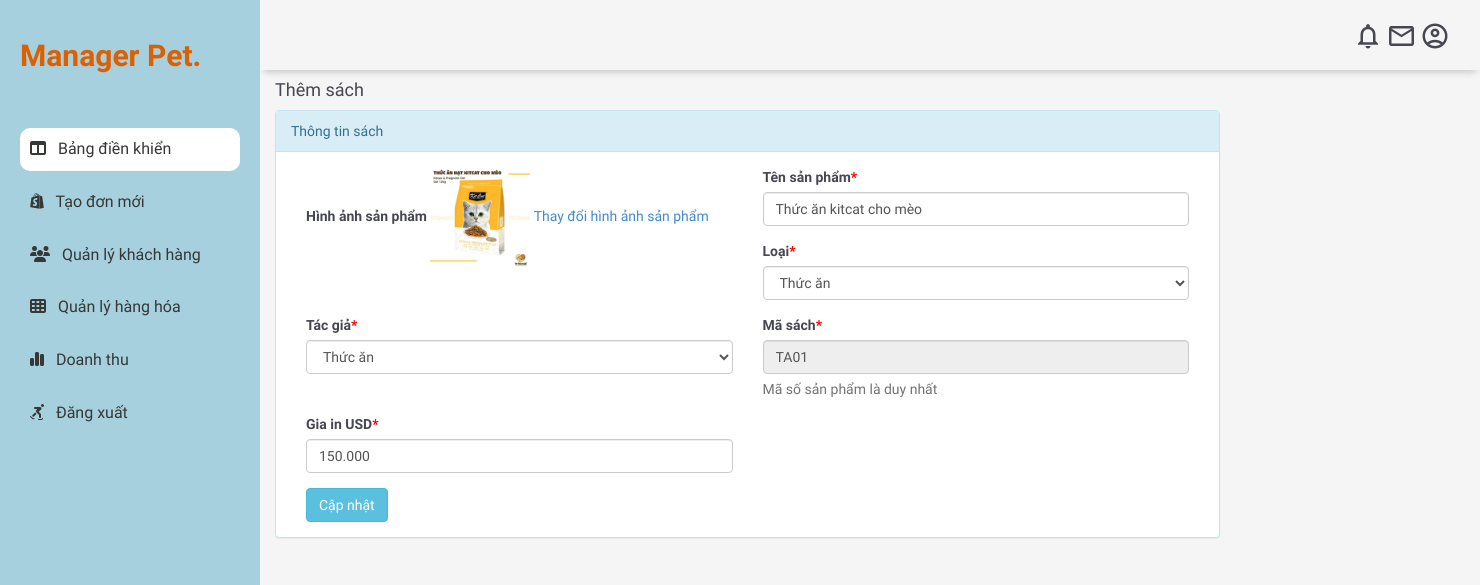
The page /view/suasanpham_ad_view.php?idsp=48 (signed in) on the database its author committed.
### tables this page shows
CREATE TABLE `sanpham` (
  `id` int(11) NOT NULL,
  `TenSP` varchar(255) DEFAULT NULL,
  `CatId` int(11) DEFAULT NULL,
  `IDPhanLoai` int(11) DEFAULT NULL,
  `MaSP` varchar(25) DEFAULT NULL,
  `GiaSP` decimal(10,3) DEFAULT NULL,
  `HinhSP` varchar(250) NOT NULL,
  `DuocPhatHanh` int(1) DEFAULT NULL,
  `NgayDangKi` timestamp NULL DEFAULT current_timestamp(),
  `NgayCapNhat` timestamp NULL DEFAULT NULL ON UPDATE current_timestamp(),
  `MoTa` varchar(255) DEFAULT NULL,
  `SoLuong` int(100) DEFAULT NULL,
  `theloai` varchar(100) DEFAULT NULL,
  `Noibat` int(11) DEFAULT NULL
);

CREATE TABLE `theloai` (
  `id` int(11) NOT NULL,
  `TenTheLoai` varchar(150) DEFAULT NULL,
  `TrangThai` int(1) DEFAULT NULL,
  `NgayTao` timestamp NULL DEFAULT current_timestamp(),
  `NgayCapNhat` timestamp NULL DEFAULT current_timestamp() ON UPDATE current_timestamp()
);

CREATE TABLE `phanloai` (
  `id` int(11) NOT NULL,
  `TenPhanLoai` varchar(159) DEFAULT NULL,
  `NgayTao` timestamp NULL DEFAULT current_timestamp(),
  `NgayCapNhat` timestamp NULL DEFAULT NULL ON UPDATE current_timestamp()
);

### view/suasanpham_ad_view.php (the view, shortened to what this page needs)
<?php
include('../publish/ketnoi.php');
if (strlen($_SESSION['alogin']) == 0) {
    header('location:index.php');
} else {
?>
    <!DOCTYPE html>
    <html>
    <head>
        <link href="../admin/assets/css/bootstrap.css" rel="stylesheet" />
        <link rel="stylesheet" href="https://cdnjs.cloudflare.com/ajax/libs/font-awesome/6.3.0/css/all.min.css">
        <link rel="stylesheet" href="../assets/css/tdh.css">
        </head>
    <body>
    <?php include('../admin/includes/header.php'); ?>
        <div class="content-wrapper">
            <div class="container">
                <div class="row pad-botm">
                    <div class="col-md-8">
                        <h4 class="header-line">Thêm sách</h4>
                    </div>
                </div>
                <div class="row">
                    <div class="col-md10 col-sm-10 col-xs-10">
                        <div class="panel panel-info">
                            <div class="panel-heading">
                            Thông tin sách
                            </div>
                            <div class="panel-body">
                                <form role="form" method="post">
                                    <?php
                                    $idsp = intval($_GET['idsp']);
                                    $sql = "SELECT sanpham.TenSP,theloai.TenTheLoai,theloai.id as cid,phanloai.TenPhanLoai,phanloai.id as athrid,sanpham.MaSP,sanpham.GiaSP,sanpham.id as idsp,sanpham.HinhSP from  sanpham join theloai on theloai.id=sanpham.CatId join phanloai on phanloai.id=sanpham.IDPhanLoai where sanpham.id=:idsp";
                                    $query = $dbh->prepare($sql);
                                    $query->bindParam(':idsp', $idsp, PDO::PARAM_STR);
                                    $query->execute();
                                    $results = $query->fetchAll(PDO::FETCH_OBJ);
                                    if ($query->rowCount() > 0) {
                                        foreach ($results as $result) {               ?>
                                            <div class="col-md-6">
                                                <div class="form-group">
                                                    <label>Hình ảnh sản phẩm</label>
                                                    <img src="../admin/img/<?php echo htmlentities($result->HinhSP); ?>" width="100">
                                                    <a href="suaanhsach.php?idsach=<?php echo htmlentities($result->idsp); ?>">Thay đổi hình ảnh sản phẩm</a>
                                                </div>
                                            </div>
                                            <div class="col-md-6">
                                                <div class="form-group">
                                                    <label>Tên sản phẩm<span style="color:red;">*</span></label>
                                                    <input class="form-control" type="text" name="tensp" value="<?php echo htmlentities($result->TenSP); ?>" required />
                                                </div>
                                            </div>
                                            <div class="col-md-6">
                                                <div class="form-group">
                                                    <label> Loại<span style="color:red;">*</span></label>
                                                    <select class="form-control" name="theloai" required="required">
                                                        <option value="<?php echo htmlentities($result->cid); ?>"> <?php echo htmlentities($catname = $result->TenTheLoai); ?></option>
                                                    </select>
                                                </div>
                                            </div>
                                            <div class="col-md-6">
                                                <div class="form-group">
                                                    <label>Tác giả<span style="color:red;">*</span></label>
                                                    <select class="form-control" name="phanloai" required="required">
                                                        <option value="<?php echo htmlentities($result->athrid); ?>"> <?php echo htmlentities($athrname = $result->TenPhanLoai); ?></option>
                                                    </select>
                                                </div>
                                            </div>
                                            <div class="col-md-6">
                                                <div class="form-group">
                                                    <label>Mã sách<span style="color:red;">*</span></label>
                                                    <input class="form-control" type="text" name="isbn" value="<?php echo htmlentities($result->MaSP); ?>" readonly />
                                                    <p class="help-block"> Mã số sản phẩm là duy nhất</p>
                                                </div>
                                            </div>
                                            <div class="col-md-6">
                                                <div class="form-group">
                                                    <label>Gia in USD<span style="color:red;">*</span></label>
                                                    <input class="form-control" type="text" name="Gia" value="<?php echo htmlentities($result->GiaSP); ?>" required="required" />
                                                </div>
                                            </div>
                                    <?php }
                                    } ?><div class="col-md-12">
                                        <button type="submit" name="update" class="btn btn-info">Cập nhật</button>
                                    </div>
                                </form>
                            </div>
                        </div>
                    </div>
                </div>
            </div>
        </div>
    </body>
    </html>
<?php } ?>

### admin/includes/header.php (shortened to what this page needs)
<!DOCTYPE html>
<html lang="en">
<head>
</head>
<body>
<div class="grid-container">
<header class="header">
  <div class="header-right">
    <span class="material-icons-outlined">notifications</span>
    <span class="material-icons-outlined">email</span>
    <span class="material-icons-outlined">account_circle</span>
  </div>
</header>
<aside id="sidebar">
<div class="sidebar-title">
    <div class="sidebar-brand">
      <span></span></span> Manager Pet.
    </div>
  </div>
  <ul class="sidebar-list">
    <li class="sidebar-list-item active">
      <a href="../view/bangdieukhien_ad_view.php">
      <i class="fa-solid fa-table-columns"></i> &nbsp;
          Bảng điền khiển
      </a>
    </li>
    <li class="sidebar-list-item">
      <a href="../view/themdonhang_ad_view.php">
      <i class="fa-brands fa-shopify"></i> &nbsp;
         Tạo đơn mới
      </a>
    </li>
    <li class="sidebar-list-item">
      <a href="../view/quanlykhachhang_ad_view.php">
      <i class="fa-solid fa-users"></i> &nbsp;
        Quản lý khách hàng
      </a>
    </li>
    <li class="sidebar-list-item">
      <a href="../view/quanlyhanghoa_ad_view.php">
      <i class="fa-solid fa-table-cells"></i> &nbsp;
          Quản lý hàng hóa
      </a>
    </li>
    <li class="sidebar-list-item">
      <a href="#">
      <i class="fa-solid fa-chart-simple"></i> &nbsp;
          Doanh thu
      </a>
    </li>
    <li class="sidebar-list-item">
      <a href="#">
      <i class="fa-solid fa-person-skating"></i> &nbsp;
          Đăng xuất
      </a>
    </li>
  </ul>
</aside>
</body>
</html>

### assets/css/tdh.css (style rules this page uses)
body { margin: 0; padding: 0; box-sizing: border-box; background-color: rgb(245, 245, 245); color: rgb(70, 71, 81); font-family: 'Convergence', cursive ; }
.material-icons-outlined { vertical-align: middle; line-height: 1px; font-size: 30px; }
.grid-container { display: grid; grid-template-columns: 260px 1fr 1fr 1fr; grid-template-rows: 0.2fr 3fr; grid-template-areas: "sidebar header header header" "sidebar main main main"; height: 100vh; }
.header { grid-area: header; height: 70px; display: flex; align-items: center; justify-content: space-between; padding: 0 30px 0 30px; box-shadow: 0 6px 7px -4px rgba(0, 0, 0, 0.2); }
#sidebar { grid-area: sidebar; height: 100%; background-color: #A6D0DD; color: #D98129; overflow-y: auto; transition: all 0.5s; -webkit-transition: all 0.5s; z-index: 1; }
.sidebar-title { display: flex; justify-content: space-between; align-items: center; padding: 20px 20px 20px 20px; margin-bottom: 30px; }
.sidebar-brand { margin-top: 15px; font-size: 30px; font-weight: 700; color: #DC5F00; }
.active { background-color: #ffff; border-radius: 10px; }
.sidebar-list { padding: 0; margin-top: 15px; list-style-type: none; }
.sidebar-list-item { margin: 10px 20px; font-size: 16px; padding: 10px; }
.sidebar-list-item > a { text-decoration: none; color: #363836; }

### rows shown on the page
sanpham: HinhSP (picture), tensp "Thức ăn kitcat cho mèo", theloai "Thức ăn", phanloai "Thức ăn", isbn "TA01", Gia "150.000"
